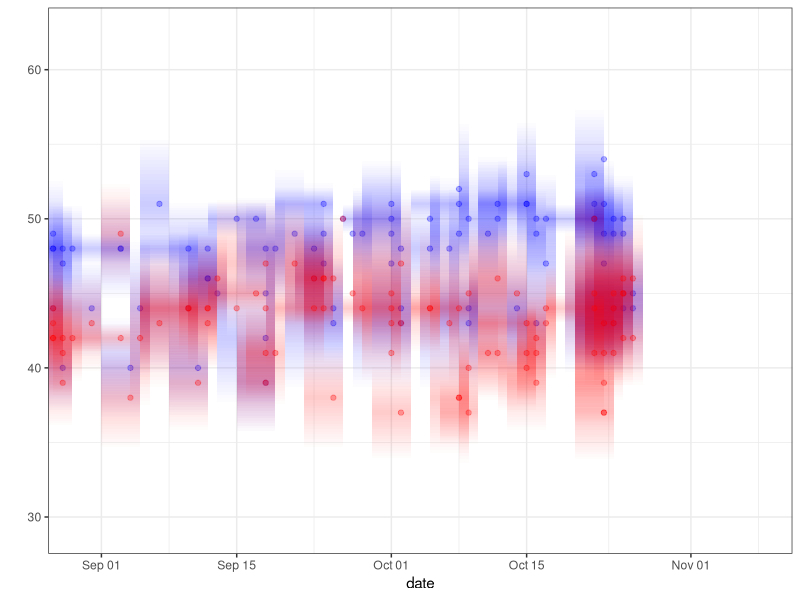

Source code (R):
# Curtis Kephart
# Visualizing national polling


library(ggplot2) # 2.2
library(dplyr)
library(tidyr)

# load data #####
polls = read.csv(
  file = "data/RCP_quickscrape.csv"
)
# replace with API or web-scraper



# clean up data #####
polls <-   polls %>%
  separate(Date, c("start","end"), sep = " - " ) %>%
  separate(Sample, c("sampleSize","sampleType"), sep = " " ) %>%
  mutate(
    sampleSize = ifelse(sampleSize %in% c("LV","RV"), NA, sampleSize),
    sampleSize = as.numeric(sampleSize),
    start = as.Date(paste(start,"/",year,sep=""), format = "%m/%d/%Y"),
    end = as.Date(paste(end,"/",year,sep=""), format = "%m/%d/%Y"),
    MoE = as.numeric(as.character(MoE)),
    Clinton..D. = as.numeric(as.character(Clinton..D.)),
    Trump..R. = as.numeric(as.character(Trump..R.))
  ) %>%
  tbl_df()


# Setup pretty(pretty ish?) gradient for margin of error ####

alpha_start = 0.2
alpha_end = 0
n = 20


# dems ------
data <- polls %>%
  filter( 
    !is.na(MoE))

rect_total_D = data.frame() %>% tbl_df()
for (i in 1:length(data$Poll)){
  temp = data[i,]
  y_steps <- seq(
    from = temp$Clinton..D., 
    to = (temp$Clinton..D. + temp$MoE), 
    length.out = n + 1)
  alpha_steps <- seq(
    from = alpha_start, 
    to = alpha_end, 
    length.out = n)
  rect_grad <- data.frame(ymin = y_steps[-(n + 1)], 
                          ymax = y_steps[-1], 
                          alpha = alpha_steps)
  
  
  y_steps <- seq(
    from = temp$Clinton..D., 
    to = (temp$Clinton..D. - temp$MoE), 
    length.out = n + 1)
  alpha_steps <- seq(
    from = alpha_start,
    to = alpha_end, 
    length.out = n)
  rect_grad <- rbind(
    data.frame(ymin = y_steps[-(n + 1)], 
               ymax = y_steps[-1], 
               alpha = alpha_steps
    ),
    rect_grad
  )
  
  temp = merge(temp,rect_grad)
  
  
  
  rect_total_D = bind_rows(
    rect_total_D,
    temp
  )
  
}


# reps -----
data <- polls %>%
  filter( 
    !is.na(MoE))

rect_total_R = data.frame() %>% tbl_df()
for (i in 1:length(data$Poll)){
  temp = data[i,]
  y_steps <- seq(
    from = temp$Trump..R., 
    to = (temp$Trump..R. + temp$MoE), 
    length.out = n + 1)
  alpha_steps <- seq(
    from = alpha_start, 
    to = alpha_end, 
    length.out = n)
  rect_grad <- data.frame(ymin = y_steps[-(n + 1)], 
                          ymax = y_steps[-1], 
                          alpha = alpha_steps)
  
  
  y_steps <- seq(
    from = temp$Trump..R., 
    to = (temp$Trump..R. - temp$MoE), 
    length.out = n + 1)
  alpha_steps <- seq(
    from = alpha_start,
    to = alpha_end, 
    length.out = n)
  rect_grad <- rbind(
    data.frame(ymin = y_steps[-(n + 1)], 
               ymax = y_steps[-1], 
               alpha = alpha_steps
    ),
    rect_grad
  )
  
  temp = merge(temp,rect_grad)
  
  
  
  rect_total_R = bind_rows(
    rect_total_R,
    temp
  )
  
}



ggplot(
  data = polls,
  aes(x = end)
) +
  geom_point(
    aes(
      x = end-1,
      y = Clinton..D.
    ),
    color = "blue",
    alpha = 0.3
  )   +
  # geom_smooth(
  #   aes(
  #     x = end,
  #     y = Clinton..D.
  #   ),
  #   color = "blue",
  #   se=F,
  #   span = 0.1
  # ) +
  geom_rect(data=rect_total_D, 
            aes(xmin=start, xmax=end,
                ymin=ymin, 
                ymax=ymax, 
                alpha=I(alpha)), fill="blue") +
  guides(alpha = FALSE) +
  geom_point(
    aes(
      x = end-1,
      y = Trump..R.
    ),
    color = "red",
    alpha = 0.3
  )   +
  # geom_smooth(
  #   aes(
  #     x = end,
  #     y = Trump..R.
  #   ),
  #   color = "red",
  #   se=F,
  #   span = 0.1
  # ) +
  geom_rect(data=rect_total_R, 
            aes(xmin=start, xmax=end,
                ymin=ymin, 
                ymax=ymax, 
                alpha=I(alpha)), fill="red") +
  guides(alpha = FALSE) +
  coord_cartesian(
    xlim = c(as.Date("2016-08-30"), 
             as.Date("2016-11-08")))+
  theme_bw()+
  labs(
    y = "",
    x = "date"
  )



